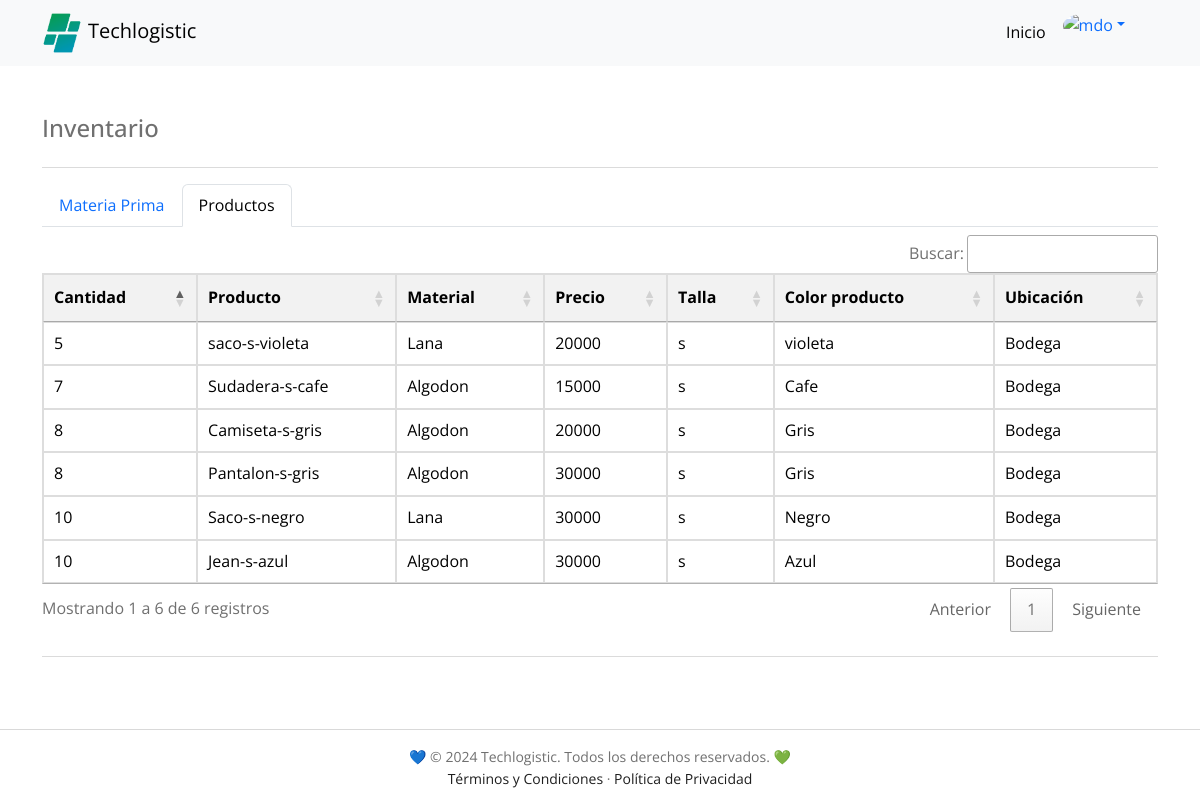
/dashboard/inventario/inventario-producto.php (signed in), run on the app's committed database.
### tables this page shows
CREATE TABLE `producto` (
  `codigo_producto` int NOT NULL AUTO_INCREMENT,
  `id_funcionario` int NOT NULL,
  `cantidad` int NOT NULL,
  `nombre_producto` varchar(60) NOT NULL,
  `material` varchar(60) NOT NULL,
  `precio` float NOT NULL,
  `talla` varchar(50) NOT NULL,
  `color_producto` varchar(20) NOT NULL,
  `ubicacion` varchar(20) NOT NULL,
  PRIMARY KEY (`codigo_producto`),
  KEY `id_funcionario` (`id_funcionario`),
  CONSTRAINT `producto_ibfk_1` FOREIGN KEY (`id_funcionario`) REFERENCES `funcionario` (`id_funcionario`)
);

### dashboard/inventario/inventario-producto.php (the view, shortened to what this page needs)
<?php
include_once "../../PHP/conexion_a_la_DB.php";
$sql = "SELECT cantidad, nombre_producto, material, precio, talla, color_producto, ubicacion FROM producto;";
$datos = $conexion->query($sql);
?>
<!DOCTYPE html>
<html lang="es">
<head>
  <link href='https://unpkg.com/boxicons@2.0.7/css/boxicons.min.css' rel='stylesheet'>
  <link href="https://cdn.jsdelivr.net/npm/bootstrap@5.3.0/dist/css/bootstrap.min.css" rel="stylesheet"
>
  <link rel="stylesheet" href="../../HTML/styles/techlogistic.css">
  <link rel="stylesheet" type="text/css" href="https://cdn.datatables.net/1.11.5/css/jquery.dataTables.css">
  <link rel="stylesheet" type="text/css" href="https://cdn.datatables.net/buttons/2.0.1/css/buttons.dataTables.min.css">
</head>
<body>
  <nav class="navbar navbar-expand-lg bg-body-tertiary">
    <div class="container">
      <a href="../../PHP/indexdash.php" class="navbar-brand" title="Techlogistic"><img src="../../images/favicon.png"
          alt="Logo Techlogistic" class="navigation__image">Techlogistic</a>
      <div class="collapse navbar-collapse" id="navbarNavDropdown">
        <ul class="navbar-nav ms-auto me-4 mb-2 mb-lg-0">
          <li class="nav-item">
            <a class="nav-link active" aria-current="page" href="../../PHP/indexdash.php">Inicio</a>
          </li>
          <li class="nav-item dropdown">
            <div class="dropdown" role="group">
              <a class="dropdown-toggle dropdown-toggle-split" data-bs-toggle="dropdown" aria-expanded="false">
                <img src="https://higinnamora.github.io/techlogistic/images/profile/profile.png" alt="mdo"
                  class="rounded-circle" width="38" height="38" />
              </a>
          </li>
        </ul>
      </div>
    </div>
  </nav>
  <main class="container my-5 h-100">
    <div class="d-flex flex-column flex-md-row justify-content-between gap-2">
      <h4 class="text-md-start text-left">Inventario</h4>
    </div>
    <hr>
    <ul class="nav nav-tabs mb-2">
      <li class="nav-item">
        <a class="nav-link" aria-current="page" href="indexinventario.php">Materia Prima</a>
      </li>
      <li class="nav-item">
        <a class="nav-link active" aria-current="page" href="inventario-producto.php">Productos</a>
      </li>
    </ul>
    <div class="table-responsive">
      <table id="productos" style="color: black;" class="">
        <thead>
          <tr>
            <th scope="col">Cantidad</th>
            <th scope="col">Producto</th>
            <th scope="col">Material</th>
            <th scope="col">Precio</th>
            <th scope="col">Talla</th>
            <th scope="col">Color producto</th>
            <th scope="col">Ubicación</th>
          </tr>
        </thead>
        <tbody>
          <?php
          foreach ($datos as $fila) {
            echo "<tr>";
            foreach ($fila as $valor) {
              echo "<td>$valor</td>";
            }
            echo "</tr>";
          }
          ?>
        </tbody>
      </table>
    </div>
    <hr class="my-4" />
  </main>
  <footer>
    <div class="copyright">
      <div class="bd-container">
        <p>💙 © 2024 Techlogistic. Todos los derechos reservados. 💚</p>
        <p><a href="../../HTML/terminos-y-condiciones.html">Términos y Condiciones</a> · <a
            href="../../HTML/politica-de-privacidad.html">Política de Privacidad</a></p>
      </div>
    </div>
  </footer>
</body>
</html>

### HTML/styles/techlogistic.css (style rules this page uses)
:root { --header-height: 3rem; --header-height-desktop: 70px; --first-color: #017260; --first-color-alt: #167C38; --secondary-color: #0097b2; --title-color: #393939; --text-color: #707070; --text-color-light: #A6A6A6; --body-color: #FFFFFF; --container-color: #FFFFFF; --black-color-001: #1E1E1E; --gray-color-001: #D9D9D9; --text-color-001: #242B55; --text-color-002: #fafafa; --text-color-white: #ffffff; --body-font: 'Open Sans', sans-serif; --biggest-font-size: 2.25rem; --h1-font-size: 1.5rem; --h2-font-size: 1.25rem; --h3-font-size: 1rem; --normal-font-size: .938rem; --small-font-size: .813rem; --smaller-font-size: .75rem; --font-medium: 500; --font-semi-bold: 600; --m-1: .5rem; --m-2: 1rem; --m-3: 1.5rem; --m-4: 2rem; --m-5: 2.5rem; --m-6: 3rem; --z-tooltip: 10; --z-fixed: 100; }
@media screen and (min-width: 768px) { :root { --biggest-font-size: 4rem; --h1-font-size: 2.25rem; --h2-font-size: 1.5rem; --h3-font-size: 1.25rem; --normal-font-size: 1rem; --small-font-size: .875rem; --smaller-font-size: .813rem; } }
*,::before,::after { box-sizing: border-box; }
html { height: 100%; }
html, body { scroll-behavior: smooth; }
body { background-color: var(--body-color); color: var(--text-color); display: flex; flex-direction: column; font-family: var(--body-font); font-size: var(--normal-font-size); line-height: 1.6; margin: var(--header-height) 0 0 0; width: 100%; }
h1, h2, h3, p, ul { margin: 0; }
a { text-decoration: none; }
img { height: auto; max-width: 100%; }
.mb-2 { margin-bottom: var(--m-2); }
.bd-container { margin-left: var(--m-2); margin-right: var(--m-2); max-width: 960px; width: calc(100% - 2rem); }
.navigation__image { width: 40px; margin-right: 6px; }
.copyright { text-align: center; padding: 16px 0; border-top: 1px solid var(--gray-color-001); margin-top: auto; }
.copyright p { font-size: 14px; color: var(--text-color); }
.copyright p a { color: var(--black-color-001); }
@media screen and (min-width: 768px) { body { margin: 0; } }
@media screen and (min-width: 992px) { .bd-container { margin-left: auto; margin-right: auto; } }
table { width: 100%; border-collapse: collapse; margin-top: 20px; }
table, th, td { border: 1px solid #ddd; }
th, td { padding: 12px; text-align: left; }
th { background-color: #f2f2f2; }
tr:nth-child(even) { background-color: #f9f9f9; }

### data on the page
producto: cantidad "8", nombre_producto "Camiseta-s-gris", material "Algodon", precio "20000", talla "s", color_producto "Gris", ubicacion "Bodega"
producto: cantidad "10", nombre_producto "Saco-s-negro", material "Lana", precio "30000", talla "s", color_producto "Negro", ubicacion "Bodega"
producto: cantidad "7", nombre_producto "Sudadera-s-cafe", material "Algodon", precio "15000", talla "s", color_producto "Cafe", ubicacion "Bodega"
producto: cantidad "10", nombre_producto "Jean-s-azul", material "Algodon", precio "30000", talla "s", color_producto "Azul", ubicacion "Bodega"
producto: cantidad "8", nombre_producto "Pantalon-s-gris", material "Algodon", precio "30000", talla "s", color_producto "Gris", ubicacion "Bodega"
producto: cantidad "5", nombre_producto "saco-s-violeta", material "Lana", precio "20000", talla "s", color_producto "violeta", ubicacion "Bodega"
